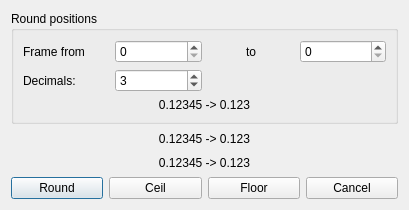
<?xml version="1.0" encoding="UTF-8"?>
<ui version="4.0">
 <class>RoundDialog</class>
 <widget class="QDialog" name="RoundDialog">
  <property name="geometry">
   <rect>
    <x>0</x>
    <y>0</y>
    <width>409</width>
    <height>210</height>
   </rect>
  </property>
  <property name="windowTitle">
   <string>KPEdit RoundPlugin</string>
  </property>
  <layout class="QGridLayout" name="gridLayout_2">
   <item row="3" column="0">
    <widget class="QPushButton" name="roundButton">
     <property name="text">
      <string>Round</string>
     </property>
    </widget>
   </item>
   <item row="3" column="1">
    <widget class="QPushButton" name="ceilButton">
     <property name="text">
      <string>Ceil</string>
     </property>
    </widget>
   </item>
   <item row="3" column="2">
    <widget class="QPushButton" name="floorButton">
     <property name="text">
      <string>Floor</string>
     </property>
    </widget>
   </item>
   <item row="3" column="3">
    <widget class="QPushButton" name="cancelButton">
     <property name="text">
      <string>Cancel</string>
     </property>
    </widget>
   </item>
   <item row="0" column="0" colspan="4">
    <widget class="QGroupBox" name="groupBox">
     <property name="title">
      <string>Round positions</string>
     </property>
     <layout class="QGridLayout" name="gridLayout">
      <item row="0" column="0">
       <widget class="QLabel" name="label">
        <property name="text">
         <string>Frame from</string>
        </property>
       </widget>
      </item>
      <item row="0" column="1">
       <widget class="QSpinBox" name="fromBox">
        <property name="prefix">
         <string/>
        </property>
       </widget>
      </item>
      <item row="0" column="2">
       <widget class="QLabel" name="label_2">
        <property name="text">
         <string>to</string>
        </property>
        <property name="alignment">
         <set>Qt::AlignCenter</set>
        </property>
       </widget>
      </item>
      <item row="0" column="3">
       <widget class="QSpinBox" name="toBox"/>
      </item>
      <item row="1" column="0">
       <widget class="QLabel" name="label_3">
        <property name="text">
         <string>Decimals:</string>
        </property>
       </widget>
      </item>
      <item row="1" column="1">
       <widget class="QSpinBox" name="decBox">
        <property name="minimum">
         <number>1</number>
        </property>
        <property name="maximum">
         <number>5</number>
        </property>
        <property name="value">
         <number>3</number>
        </property>
       </widget>
      </item>
      <item row="2" column="0" colspan="4">
       <widget class="QLabel" name="reLabel">
        <property name="text">
         <string>0.12345 -&gt; 0.123</string>
        </property>
        <property name="alignment">
         <set>Qt::AlignCenter</set>
        </property>
       </widget>
      </item>
     </layout>
    </widget>
   </item>
   <item row="1" column="0" colspan="4">
    <widget class="QLabel" name="feLabel">
     <property name="text">
      <string>0.12345 -&gt; 0.123</string>
     </property>
     <property name="alignment">
      <set>Qt::AlignCenter</set>
     </property>
    </widget>
   </item>
   <item row="2" column="0" colspan="4">
    <widget class="QLabel" name="ceLabel">
     <property name="text">
      <string>0.12345 -&gt; 0.123</string>
     </property>
     <property name="alignment">
      <set>Qt::AlignCenter</set>
     </property>
    </widget>
   </item>
  </layout>
 </widget>
 <resources/>
 <connections/>
</ui>
